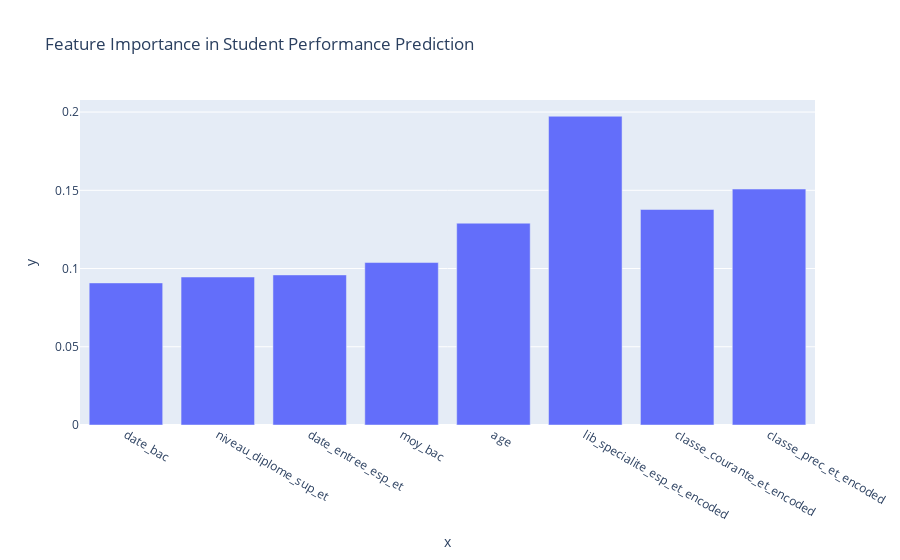
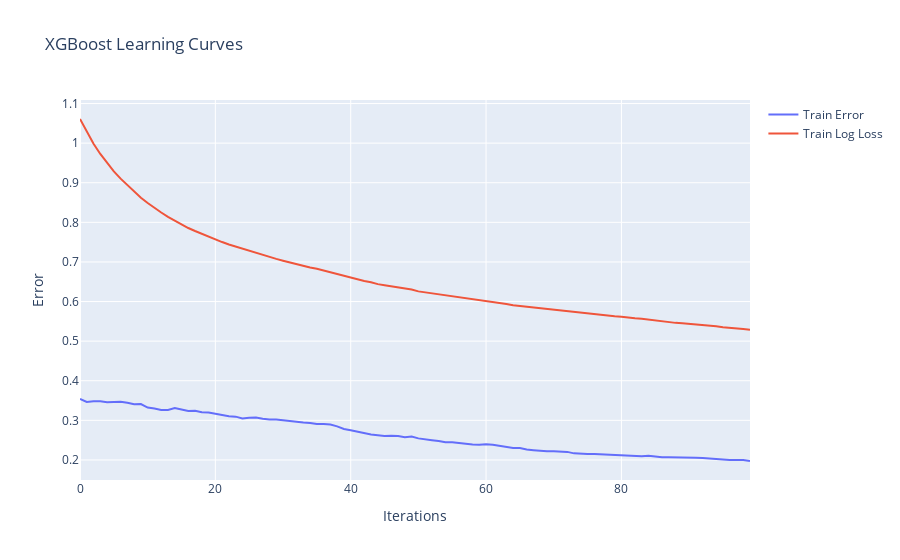

The notebook cell these images were saved under, in order:
### Markdown cell above
#### Visualizations

### Code cell
def plot_feature_importance(model, feature_names):
    """Plot feature importance."""
    importance = model.feature_importances_
    fig = px.bar(
        x=feature_names,
        y=importance,
        title='Feature Importance in Student Performance Prediction'
    )
    fig.show()

def plot_learning_curves(results):
    """Plot learning curves to interpret the performance of XGBoost model"""
    fig = go.Figure()

    fig.add_trace(go.Scatter(
        y=results['validation_0']['merror'],
        name='Train Error'
    ))

    fig.add_trace(go.Scatter(
        y=results['validation_0']['mlogloss'],
        name='Train Log Loss'
    ))

    fig.update_layout(
        title='XGBoost Learning Curves',
        xaxis_title='Iterations',
        yaxis_title='Error'
    )
    fig.show()

# Visualize
plot_feature_importance(model, X_train.columns)
plot_learning_curves(model.evals_result())

### Figure 1 — Plotly figure (JSON) as saved in the notebook; plotly's stock layout.template omitted (floating-point values rounded to 4 significant figures)
{"data": [{"alignmentgroup": "True", "hovertemplate": "x=%{x}<br>y=%{y}<extra></extra>", "legendgroup": "", "marker": {"color": "#636efa", "pattern": {"shape": ""}}, "name": "", "offsetgroup": "", "orientation": "v", "showlegend": false, "textposition": "auto", "type": "bar", "x": ["date_bac", "niveau_diplome_sup_et", "date_entree_esp_et", "moy_bac", "age", "lib_specialite_esp_et_encoded", "classe_courante_et_encoded", "classe_prec_et_encoded"], "xaxis": "x", "y": [0.09081, 0.09459, 0.09593, 0.1038, 0.129, 0.1973, 0.1377, 0.1508], "yaxis": "y"}], "layout": {"barmode": "relative", "legend": {"tracegroupgap": 0}, "title": {"text": "Feature Importance in Student Performance Prediction"}, "xaxis": {"anchor": "y", "domain": [0, 1], "title": {"text": "x"}}, "yaxis": {"anchor": "x", "domain": [0, 1], "title": {"text": "y"}}}}

### Figure 2 — Plotly figure (JSON) as saved in the notebook; plotly's stock layout.template omitted (floating-point values rounded to 4 significant figures)
{"data": [{"name": "Train Error", "type": "scatter", "y": [0.3539, 0.3464, 0.3479, 0.3479, 0.3457, 0.3464, 0.3472, 0.3442, 0.3405, 0.3412, 0.3323, 0.3301, 0.3264, 0.3264, 0.3309, 0.3272, 0.3234, 0.3242, 0.3205, 0.3197, 0.3168, 0.3138, 0.3101, 0.3093, 0.3049, 0.3064, 0.3071, 0.3042, 0.3019, 0.3019, 0.2997, 0.2975, 0.296, 0.2945, 0.293, 0.2908, 0.2908, 0.2893, 0.2849, 0.2782, 0.2752, 0.2715, 0.2685, 0.2641, 0.2626, 0.2604, 0.2611, 0.2604, 0.2574, 0.2589, 0.2545, 0.253, 0.25, 0.2478, 0.2448, 0.2448, 0.2426, 0.2411, 0.2389, 0.2381, 0.2396, 0.2381, 0.2352, 0.2337, 0.23, 0.23, 0.2263, 0.2248, 0.2226, 0.2218, 0.2218, 0.2211, 0.2203, 0.2166, 0.2151, 0.2151, 0.2151, 0.2144, 0.2144, 0.2136, 0.2129, 0.2107, 0.2099, 0.2092, 0.2107, 0.2085, 0.207, 0.207, 0.207, 0.2062, 0.2062, 0.2055, 0.2047, 0.204, 0.2033, 0.201, 0.1996, 0.1996, 0.1996, 0.1973]}, {"name": "Train Log Loss", "type": "scatter", "y": [1.061, 1.028, 0.9984, 0.9727, 0.9498, 0.9289, 0.9103, 0.8937, 0.8773, 0.8622, 0.8487, 0.836, 0.8248, 0.8138, 0.8043, 0.7948, 0.7857, 0.7782, 0.7708, 0.763, 0.7564, 0.7502, 0.744, 0.7387, 0.7331, 0.7279, 0.7226, 0.7173, 0.7121, 0.7077, 0.7032, 0.6985, 0.694, 0.6901, 0.6859, 0.6827, 0.6781, 0.6751, 0.6707, 0.6654, 0.6597, 0.6554, 0.652, 0.6489, 0.6439, 0.6412, 0.6385, 0.6356, 0.6325, 0.6301, 0.6257, 0.6233, 0.6212, 0.618, 0.616, 0.6141, 0.6115, 0.6088, 0.6067, 0.6048, 0.6019, 0.5991, 0.597, 0.5939, 0.5905, 0.5886, 0.5864, 0.5843, 0.5824, 0.5801, 0.5777, 0.5763, 0.5753, 0.5729, 0.5709, 0.5688, 0.5677, 0.5657, 0.564, 0.5627, 0.5615, 0.5591, 0.5575, 0.5564, 0.5542, 0.5524, 0.5504, 0.5483, 0.5461, 0.5454, 0.544, 0.5427, 0.541, 0.5391, 0.5377, 0.5353, 0.5332, 0.5318, 0.5308, 0.5289]}], "layout": {"title": {"text": "XGBoost Learning Curves"}, "xaxis": {"title": {"text": "Iterations"}}, "yaxis": {"title": {"text": "Error"}}}}
